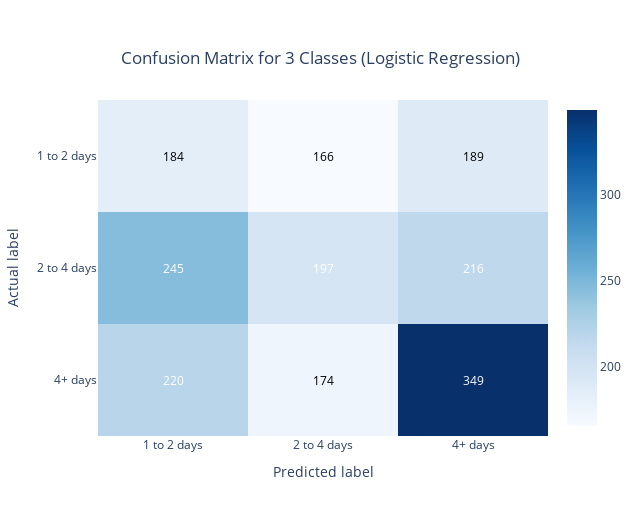

Notebook code cell kept with this figure:
### Code cell
class_labels = ['1 to 2 days', '2 to 4 days', '4+ days']

fig = go.Figure(data=go.Heatmap(
    z=lr_cm[::-1],
    x=class_labels,
    y=class_labels[::-1],
    colorscale='Blues',
    showscale=True
))

annotations = []
for i, row in enumerate(lr_cm):
    for j, value in enumerate(row):
        annotations.append(
            go.layout.Annotation(
                text=str(value),
                x=class_labels[j],
                y=class_labels[i],
                showarrow=False,
                font=dict(color="white" if lr_cm[i][j] > max(lr_cm[0]) else "black")
            )
        )

fig.update_layout(
    title={
        'text': 'Confusion Matrix for 3 Classes (Logistic Regression)',
        'y':0.9,
        'x':0.5,
        'xanchor': 'center',
        'yanchor': 'top'},
    annotations=annotations,
    xaxis=dict(title='Predicted label'),
    yaxis=dict(title='Actual label')
)


fig.update_layout(width=640, height=516)

fig.show()

### Figure 1 — Plotly figure (JSON) as saved in the notebook; plotly's stock layout.template omitted (floating-point values rounded to 4 significant figures)
{"data": [{"colorscale": [[0, "rgb(247,251,255)"], [0.125, "rgb(222,235,247)"], [0.25, "rgb(198,219,239)"], [0.375, "rgb(158,202,225)"], [0.5, "rgb(107,174,214)"], [0.625, "rgb(66,146,198)"], [0.75, "rgb(33,113,181)"], [0.875, "rgb(8,81,156)"], [1, "rgb(8,48,107)"]], "showscale": true, "type": "heatmap", "x": ["1 to 2 days", "2 to 4 days", "4+ days"], "y": ["4+ days", "2 to 4 days", "1 to 2 days"], "z": [[220, 174, 349], [245, 197, 216], [184, 166, 189]]}], "layout": {"annotations": [{"font": {"color": "black"}, "showarrow": false, "text": "184", "x": "1 to 2 days", "y": "1 to 2 days"}, {"font": {"color": "black"}, "showarrow": false, "text": "166", "x": "2 to 4 days", "y": "1 to 2 days"}, {"font": {"color": "black"}, "showarrow": false, "text": "189", "x": "4+ days", "y": "1 to 2 days"}, {"font": {"color": "white"}, "showarrow": false, "text": "245", "x": "1 to 2 days", "y": "2 to 4 days"}, {"font": {"color": "white"}, "showarrow": false, "text": "197", "x": "2 to 4 days", "y": "2 to 4 days"}, {"font": {"color": "white"}, "showarrow": false, "text": "216", "x": "4+ days", "y": "2 to 4 days"}, {"font": {"color": "white"}, "showarrow": false, "text": "220", "x": "1 to 2 days", "y": "4+ days"}, {"font": {"color": "black"}, "showarrow": false, "text": "174", "x": "2 to 4 days", "y": "4+ days"}, {"font": {"color": "white"}, "showarrow": false, "text": "349", "x": "4+ days", "y": "4+ days"}], "height": 516, "title": {"text": "Confusion Matrix for 3 Classes (Logistic Regression)", "x": 0.5, "xanchor": "center", "y": 0.9, "yanchor": "top"}, "width": 640, "xaxis": {"title": {"text": "Predicted label"}}, "yaxis": {"title": {"text": "Actual label"}}}}
